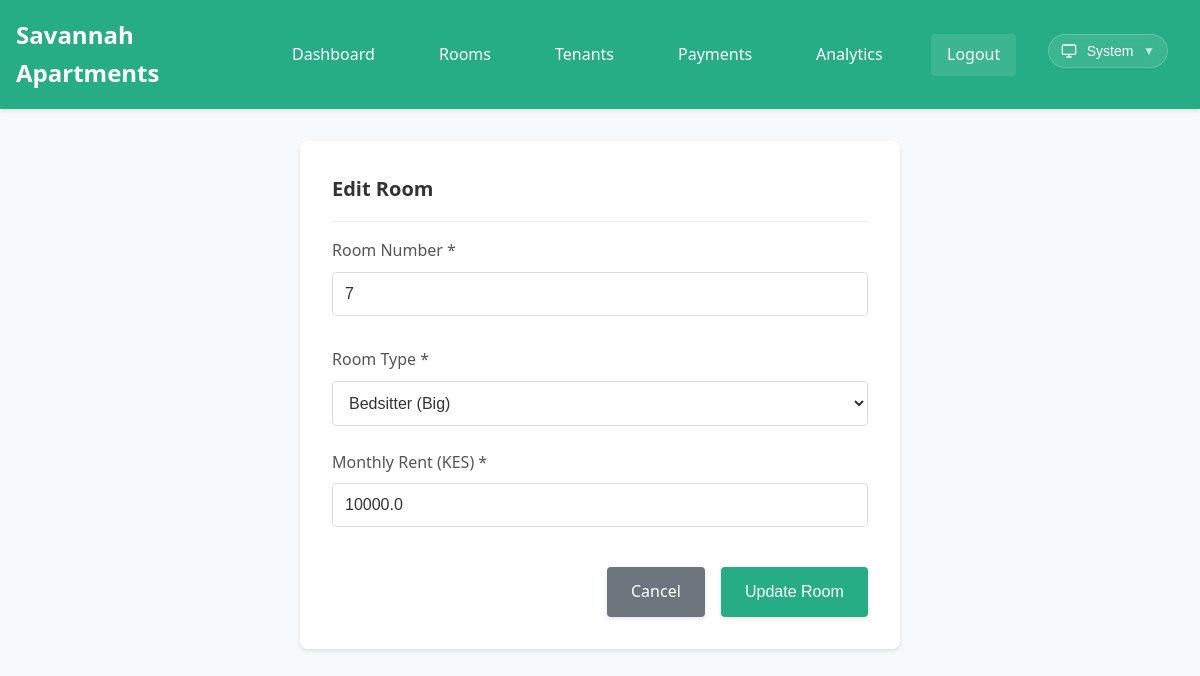
The app's page /rooms/edit/7 (signed in) with its own data.
### tables this page shows
CREATE TABLE rooms (
            room_id INTEGER PRIMARY KEY AUTOINCREMENT,
            room_number TEXT UNIQUE NOT NULL,
            room_type TEXT NOT NULL,
            monthly_rent REAL NOT NULL,
            status TEXT DEFAULT 'vacant'
        );

### app.py (the view, shortened to what this page needs)
@app.route('/rooms/edit/<int:room_id>', methods=['GET', 'POST'])
@login_required
def edit_room(room_id):
    conn = get_db_connection()
    room = conn.execute('SELECT * FROM rooms WHERE room_id = ?', (room_id,)).fetchone()
    conn.close()
    if not room:
        flash('Room not found!', 'error')
        return redirect(url_for('rooms'))
    return render_template('room_form.html', room=room)

### app.py (called while the page is built)
def get_db_connection():
    conn = sqlite3.connect(DATABASE, timeout=20.0)
    conn.row_factory = sqlite3.Row
    conn.execute('PRAGMA journal_mode=WAL')
    conn.execute('PRAGMA synchronous=NORMAL')
    conn.execute('PRAGMA cache_size=10000')
    conn.execute('PRAGMA temp_store=MEMORY')
    return conn

def login_required(f):
    @wraps(f)
    def decorated_function(*args, **kwargs):
        if 'logged_in' not in session:
            return redirect(url_for('login'))
        return f(*args, **kwargs)
    return decorated_function

### templates/room_form.html (shortened to what this page needs)
{% extends "base.html" %}
{% block content %}
<div class="form-container">
    <div class="card-header">
        <h1 class="card-title">{% if room %}Edit Room{% else %}Add New Room{% endif %}</h1>
    </div>
    <form method="POST">
        <div class="form-group">
            <label for="room_number" class="form-label">Room Number *</label>
            <input type="text" id="room_number" name="room_number" class="form-input"
                   value="{{ room.room_number if room else '' }}"
                   required minlength="1" maxlength="10"
                   placeholder="Enter room number">
        </div>
        <div class="form-group">
            <label for="room_type" class="form-label">Room Type *</label>
            <select id="room_type" name="room_type" class="form-select" required>
                <option value="bedsitter (big)" {% if room and room.room_type == 'bedsitter (big)' %}selected{% endif %}>Bedsitter (Big)</option>
            </select>
        </div>
        <div class="form-group">
            <label for="monthly_rent" class="form-label">Monthly Rent (KES) *</label>
            <input type="number" id="monthly_rent" name="monthly_rent" class="form-input"
                   value="{{ room.monthly_rent if room else '' }}"
                   required step="0.01" min="0" max="100000"
                   placeholder="Enter monthly rent">
        </div>
        <div class="form-actions">
            <a href="{{ url_for('rooms') }}" class="btn btn-secondary">Cancel</a>
            <button type="submit" class="btn">{% if room %}Update Room{% else %}Add Room{% endif %}</button>
        </div>
    </form>
</div>
{% endblock %}

### static/css/style.css (style rules this page uses)
* { margin: 0; padding: 0; box-sizing: border-box; }
body { font-family: 'Segoe UI', Tahoma, Geneva, Verdana, sans-serif; line-height: 1.6; color: var(--text-primary); background-color: var(--background); }
.form-group { margin-bottom: 1.5rem; }
.form-label { display: block; margin-bottom: 0.5rem; font-weight: 500; color: var(--text-secondary); }
.form-input { width: 100%; padding: 0.75rem; border: 1px solid var(--input-border); border-radius: 4px; background-color: var(--input-bg); color: var(--text-primary); font-size: 1rem; transition: border-color 0.3s, background-color 0.3s; }
.form-select { width: 100%; padding: 0.75rem; border: 1px solid var(--input-border); border-radius: 4px; font-size: 1rem; background-color: var(--input-bg); color: var(--text-primary); }
.btn { display: inline-block; padding: 0.75rem 1.5rem; background-color: var(--brand-primary); color: var(--on-brand); text-decoration: none; border: none; border-radius: 4px; font-size: 1rem; cursor: pointer; transition: background-color 0.3s; }
.btn-secondary { background-color: #6c757d; color: #fff; }
.card-header { border-bottom: 1px solid #eee; padding-bottom: 1rem; margin-bottom: 1rem; }
.card-title { font-size: 1.25rem; font-weight: 600; color: var(--text-primary); }
.form-container { background: var(--surface); padding: 2rem; border-radius: 8px; box-shadow: 0 2px 4px rgba(0,0,0,0.1); max-width: 600px; margin: 0 auto; }
.form-actions { display: flex; gap: 1rem; justify-content: flex-end; margin-top: 2rem; }
:root { --background: #f8f9fa; --surface: #ffffff; --text-primary: #333333; --text-secondary: #555555; --text-tertiary: #888888; --divider: #eeeeee; --hover-bg: #f1f3f5; --table-header-bg: #f8f9fa; --brand-primary: #26ad85; --brand-primary-hover: #1d8a6b; --brand-accent: #37d8a8; --on-brand: #ffffff; --input-bg: #ffffff; --input-border: #dddddd; --flash-success-bg: #d4edda; --flash-success-text: #155724; --flash-success-border: #c3e6cb; --flash-error-bg: #f8d7da; --flash-error-text: #721c24; --flash-error-border: #f5c6cb; --flash-info-bg: #d1ecf1; --flash-info-text: #0c5460; --flash-info-border: #bee5eb; --badge-neutral-bg: #e2e3e5; --badge-success-bg: #d4edda; --badge-success-text: #155724; --badge-error-bg: #f8d7da; --badge-error-text: #721c24; --scrollbar-track: #f1f3f5; --scrollbar-thumb: #cbd5e0; --scrollbar-thumb-hover: #a0aec0; --shadow-sm: 0 1px 2px 0 rgba(0, 0, 0, 0.05); --shadow-md: 0 4px 6px -1px rgba(0, 0, 0, 0.1), 0 2px 4px -1px rgba(0, 0, 0, 0.06); --shadow-lg: 0 10px 15px -3px rgba(0, 0, 0, 0.1), 0 4px 6px -2px rgba(0, 0, 0, 0.05); --shadow-xl: 0 20px 25px -5px rgba(0, 0, 0, 0.1), 0 10px 10px -5px rgba(0, 0, 0, 0.04); }
.btn { position: relative; overflow: hidden; transition: all 0.3s ease-in-out; transform: translateY(0); box-shadow: 0 2px 4px rgba(0,0,0,0.1); }
.btn::before { content: ''; position: absolute; top: 0; left: -100%; width: 100%; height: 100%; background: linear-gradient(90deg, transparent, rgba(255,255,255,0.2), transparent); transition: left 0.5s ease-in-out; }
.form-input, .form-select, .form-textarea { transition: all 0.3s ease-in-out; position: relative; }
html { scroll-behavior: smooth; }
.card, .btn, .form-input { will-change: transform; }
* { -webkit-font-smoothing: antialiased; -moz-osx-font-smoothing: grayscale; }
.card, .btn, .form-input, .toast { contain: layout style paint; }
@media (prefers-reduced-motion: no-preference) { .card, .btn, .form-input { transition: transform 0.2s ease-out, box-shadow 0.2s ease-out; } }
* { scrollbar-width: thin; scrollbar-color: var(--scrollbar-thumb) var(--scrollbar-track); }
:root { --scrollbar-track: var(--divider); --scrollbar-thumb: var(--text-tertiary); --scrollbar-thumb-hover: var(--text-secondary); }

### records on screen
rooms: room_number "7", room_type "Bedsitter (Big)", monthly_rent "10000.0"
